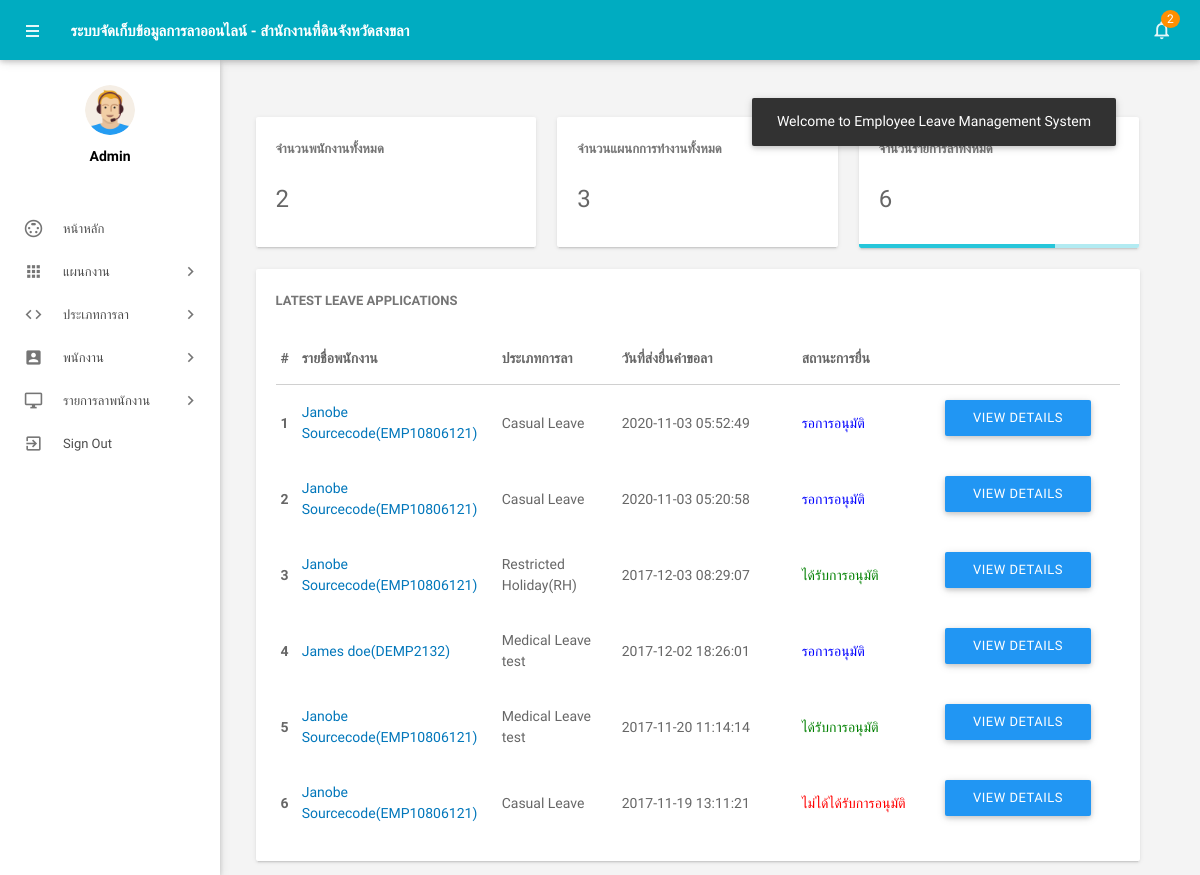
Page /admin/dashboard.php (signed in) on the earlier database version.
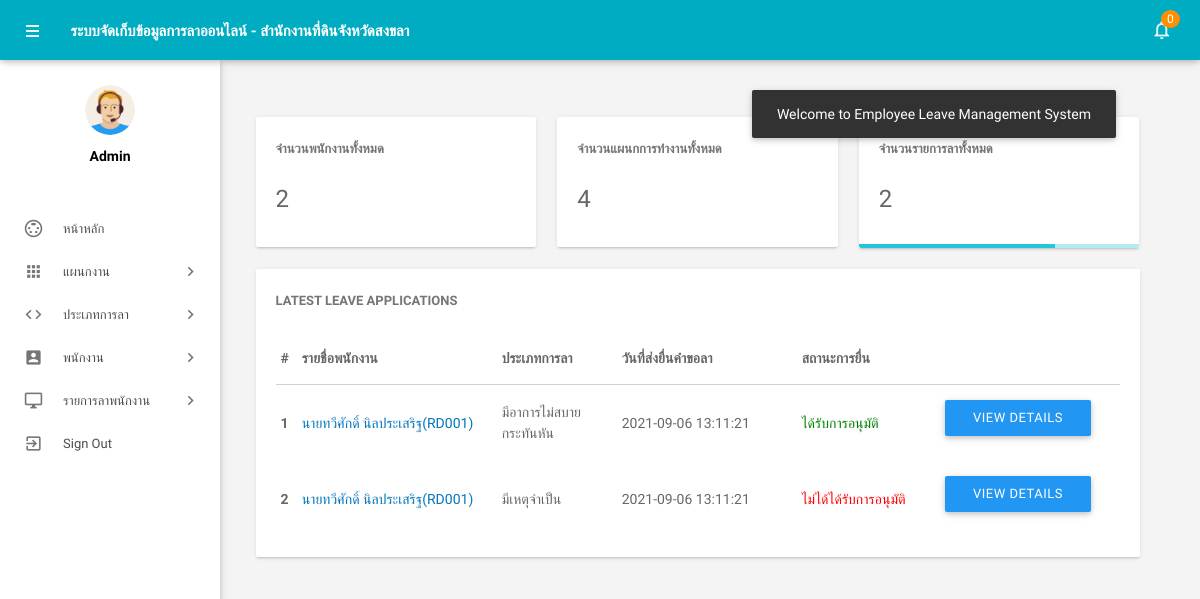
Same page on the later database version.
### tables this page shows
CREATE TABLE IF NOT EXISTS tblleaves(
  `id` int(11) NOT NULL,
  `LeaveType` varchar(110) NOT NULL,
  `ToDate` varchar(120) NOT NULL,
  `FromDate` varchar(120) NOT NULL,
  `Description` mediumtext NOT NULL,
  `PostingDate` timestamp NOT NULL DEFAULT CURRENT_TIMESTAMP,
  `AdminRemark` mediumtext,
  `AdminRemarkDate` varchar(120) DEFAULT NULL,
  `Status` int(1) NOT NULL,
  `IsRead` int(1) NOT NULL,
  `empid` int(11) DEFAULT NULL
)CHARACTER SET utf8;

CREATE TABLE IF NOT EXISTS tblemployees(
 `id` int(11) NOT NULL,
  `EmpId` varchar(100) NOT NULL,
  `FirstName` varchar(150) NOT NULL,
  `LastName` varchar(150) NOT NULL,
  `EmailId` varchar(200) NOT NULL,
  `Password` varchar(180) NOT NULL,
  `Gender` varchar(100) NOT NULL,
  `Dob` varchar(100) NOT NULL,
  `Department` varchar(255) NOT NULL,
  `Address` varchar(255) NOT NULL,
  `City` varchar(200) NOT NULL,
  `Country` varchar(150) NOT NULL,
  `Phonenumber` char(11) NOT NULL,
  `Status` int(1) NOT NULL,
  `RegDate` timestamp NOT NULL DEFAULT CURRENT_TIMESTAMP
)CHARACTER SET utf8;

### admin/dashboard.php (the view, shortened to what the changed rows need)
<?php
include('includes/config.php');
if(strlen($_SESSION['alogin'])==0)
    {
header('location:index.php');
}
else{
?>
<!DOCTYPE html>
<html lang="en">
    <head>
        <link type="text/css" rel="stylesheet" href="../assets/plugins/materialize/css/materialize.min.css"/>
        <link href="../assets/plugins/metrojs/MetroJs.min.css" rel="stylesheet">
        <link href="../assets/plugins/weather-icons-master/css/weather-icons.min.css" rel="stylesheet">
        <link href="../assets/css/alpha.min.css" rel="stylesheet" type="text/css"/>
        <link href="../assets/css/custom.css" rel="stylesheet" type="text/css"/>
    </head>
    <body>
           <?php include('includes/header.php');?>
       <?php include('includes/sidebar.php');?>
            <main class="mn-inner">
                <div class="middle-content">
                    <div class="row no-m-t no-m-b">
                    <div class="col s12 m12 l4">
                        <div class="card stats-card">
                            <div class="card-content">
                                <span class="card-title">จำนวนพนักงานทั้งหมด</span>
                                <span class="stats-counter">
<?php
$sql = "SELECT id from tblemployees";
$query = $dbh -> prepare($sql);
$query->execute();
$empcount=$query->rowCount();
?>
                                    <span class="counter"><?php echo htmlentities($empcount);?></span></span>
                            </div>
                            <div id="sparkline-bar"></div>
                        </div>
                    </div>
                        <div class="col s12 m12 l4">
                        <div class="card stats-card">
                            <div class="card-content">
                                <span class="card-title">จำนวนแผนกการทำงานทั้งหมด</span>
    <?php
$sql = "SELECT id from tbldepartments";
$query = $dbh -> prepare($sql);
$query->execute();
$dptcount=$query->rowCount();
?>
                                <span class="stats-counter"><span class="counter"><?php echo htmlentities($dptcount);?></span></span>
                            </div>
                            <div id="sparkline-line"></div>
                        </div>
                    </div>
                    <div class="col s12 m12 l4">
                        <div class="card stats-card">
                            <div class="card-content">
                                <span class="card-title">จำนวนรายการลาทั้งหมด</span>
                                    <?php
$sql = "SELECT id from  tblleaves";
$query = $dbh -> prepare($sql);
$query->execute();
$leavtypcount=$query->rowCount();
?>
                                <span class="stats-counter"><span class="counter"><?php echo htmlentities($leavtypcount);?></span></span>
                            </div>
                            <div class="progress stats-card-progress">
                                <div class="determinate" style="width: 70%"></div>
                            </div>
                        </div>
                    </div>
                </div>
                    <div class="row no-m-t no-m-b">
                        <div class="col s12 m12 l12">
                            <div class="card invoices-card">
                                <div class="card-content">
                                    <span class="card-title">Latest Leave Applications</span>
                             <table id="example" class="display responsive-table ">
                                    <thead>
                                        <tr>
                                            <th>#</th>
                                            <th width="200">รายชื่อพนักงาน</th>
                                            <th width="120">ประเภทการลา</th>
                                             <th width="180">วันที่ส่งยื่นคำขอลา</th>
                                            <th>สถานะการยื่น</th>
                                        </tr>
                                    </thead>
                                    <tbody>
<?php $sql = "SELECT tblleaves.id as lid,tblemployees.FirstName,tblemployees.LastName,tblemployees.EmpId,tblemployees.id,tblleaves.LeaveType,tblleaves.PostingDate,tblleaves.Status from tblleaves join tblemployees on tblleaves.empid=tblemployees.id order by lid desc limit 6";
$query = $dbh -> prepare($sql);
$query->execute();
$results=$query->fetchAll(PDO::FETCH_OBJ);
$cnt=1;
if($query->rowCount() > 0)
{
foreach($results as $result)
{
      ?>
                                        <tr>
                                            <td> <b><?php echo htmlentities($cnt);?></b></td>
                                              <td><a href="editemployee.php?empid=<?php echo htmlentities($result->id);?>" target="_blank"><?php echo htmlentities($result->FirstName." ".$result->LastName);?>(<?php echo htmlentities($result->EmpId);?>)</a></td>
                                            <td><?php echo htmlentities($result->LeaveType);?></td>
                                            <td><?php echo htmlentities($result->PostingDate);?></td>
                                                                       <td><?php $stats=$result->Status;
if($stats==1){
                                             ?>
                                                 <span style="color: green">ได้รับการอนุมัติ</span>
                                                 <?php } if($stats==2)  { ?>
                                                <span style="color: red">ไม่ได้ได้รับการอนุมัติ</span>
                                                 <?php } if($stats==0)  { ?>
 <span style="color: blue">รอการอนุมัติ</span>
 <?php } ?>
                                             </td>
          <td>
           <td><a href="leave-details.php?leaveid=<?php echo htmlentities($result->lid);?>" class="waves-effect waves-light btn blue m-b-xs"  > View Details</a></td>
                                    </tr>
                                         <?php $cnt++;} }?>
                                    </tbody>
                                </table>
                                </div>
                            </div>
                        </div>
                    </div>
                </div>
            </main>
        </div>
    </body>
</html>
<?php } ?>

### admin/includes/header.php (shortened to what the changed rows need)
        <div class="mn-content fixed-sidebar">
            <header class="mn-header navbar-fixed">
                <nav class="cyan darken-1">
                    <div class="nav-wrapper row">
                        <section class="material-design-hamburger navigation-toggle">
                            <a href="#" data-activates="slide-out" class="button-collapse show-on-large material-design-hamburger__icon">
                                <span class="material-design-hamburger__layer"></span>
                            </a>
                        </section>
                        <div class="header-title col s5">
                            <span class="chapter-title">ระบบจัดเก็บข้อมูลการลาออนไลน์ - สำนักงานที่ดินจังหวัดสงขลา</span>
                        </div>
                        <ul class="right col s9 m3 nav-right-menu">
                            <li class="hide-on-small-and-down"><a href="javascript:void(0)" data-activates="dropdown1" class="dropdown-button dropdown-right show-on-large"><i class="material-icons">notifications_none</i>
<?php
$isread=0;
$sql = "SELECT id from tblleaves where IsRead=:isread";
$query = $dbh -> prepare($sql);
$query->bindParam(':isread',$isread,PDO::PARAM_STR);
$query->execute();
$unreadcount=$query->rowCount();?>
                                <span class="badge"><?php echo htmlentities($unreadcount);?></span></a></li>
                        </ul>
                    </div>
                </nav>
            </header>

Differences in the rows shown:
removed tblleaves: tblemployees.FirstName+LastName "Janobe Sourcecode", tblemployees.EmpId "EMP10806121", LeaveType "Casual Leave", PostingDate "2020-11-03 05:52:49", Status "รอการอนุมัติ"
removed tblleaves: tblemployees.FirstName+LastName "Janobe Sourcecode", tblemployees.EmpId "EMP10806121", LeaveType "Casual Leave", PostingDate "2020-11-03 05:20:58", Status "รอการอนุมัติ"
removed tblleaves: tblemployees.FirstName+LastName "Janobe Sourcecode", tblemployees.EmpId "EMP10806121", LeaveType "Restricted Holiday(RH)", PostingDate "2017-12-03 08:29:07", Status "ได้รับการอนุมัติ"
removed tblleaves: tblemployees.FirstName+LastName "James doe", tblemployees.EmpId "DEMP2132", LeaveType "Medical Leave test", PostingDate "2017-12-02 18:26:01", Status "รอการอนุมัติ"
removed tblleaves: tblemployees.FirstName+LastName "Janobe Sourcecode", tblemployees.EmpId "EMP10806121", LeaveType "Medical Leave test", PostingDate "2017-11-20 11:14:14", Status "ได้รับการอนุมัติ"
removed tblleaves: tblemployees.FirstName+LastName "Janobe Sourcecode", tblemployees.EmpId "EMP10806121", LeaveType "Casual Leave", PostingDate "2017-11-19 13:11:21", Status "ไม่ได้ได้รับการอนุมัติ"
added tblleaves: tblemployees.FirstName+LastName "นายทวีศักดิ์ นิลประเสริฐ", tblemployees.EmpId "RD001", LeaveType "มีอาการไม่สบายกระทันหัน", PostingDate "2021-09-06 13:11:21", Status "ได้รับการอนุมัติ"
added tblleaves: tblemployees.FirstName+LastName "นายทวีศักดิ์ นิลประเสริฐ", tblemployees.EmpId "RD001", LeaveType "มีเหตุจำเป็น", PostingDate "2021-09-06 13:11:21", Status "ไม่ได้ได้รับการอนุมัติ"
Other differences:
$unreadcount: "2" → "0"
$dptcount: "3" → "4"
$leavtypcount: "6" → "2"
